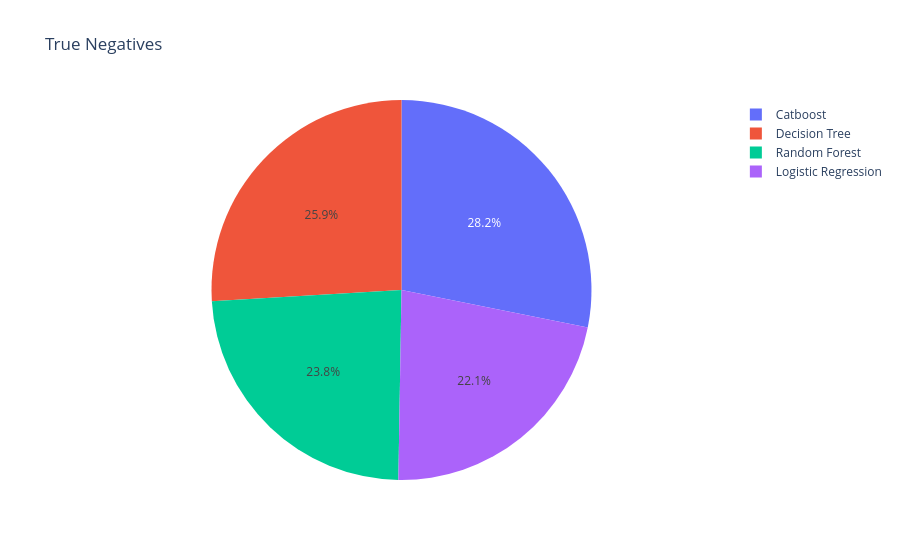

Notebook code for this chart:
### Code cell
px.pie(data_frame=cm_df, names=cm_df['model'], values=cm_df['True Negatives'], title='True Negatives')

### Figure 1 — Plotly figure (JSON) as saved in the notebook; plotly's stock layout.template omitted (floating-point values rounded to 4 significant figures)
{"data": [{"domain": {"x": [0, 1], "y": [0, 1]}, "hovertemplate": "model=%{label}<br>True Negatives=%{value}<extra></extra>", "labels": ["Random Forest", "Logistic Regression", "Decision Tree", "Catboost"], "legendgroup": "", "name": "", "showlegend": true, "type": "pie", "values": [5495, 5104, 5989, 6501]}], "layout": {"legend": {"tracegroupgap": 0}, "title": {"text": "True Negatives"}}}
